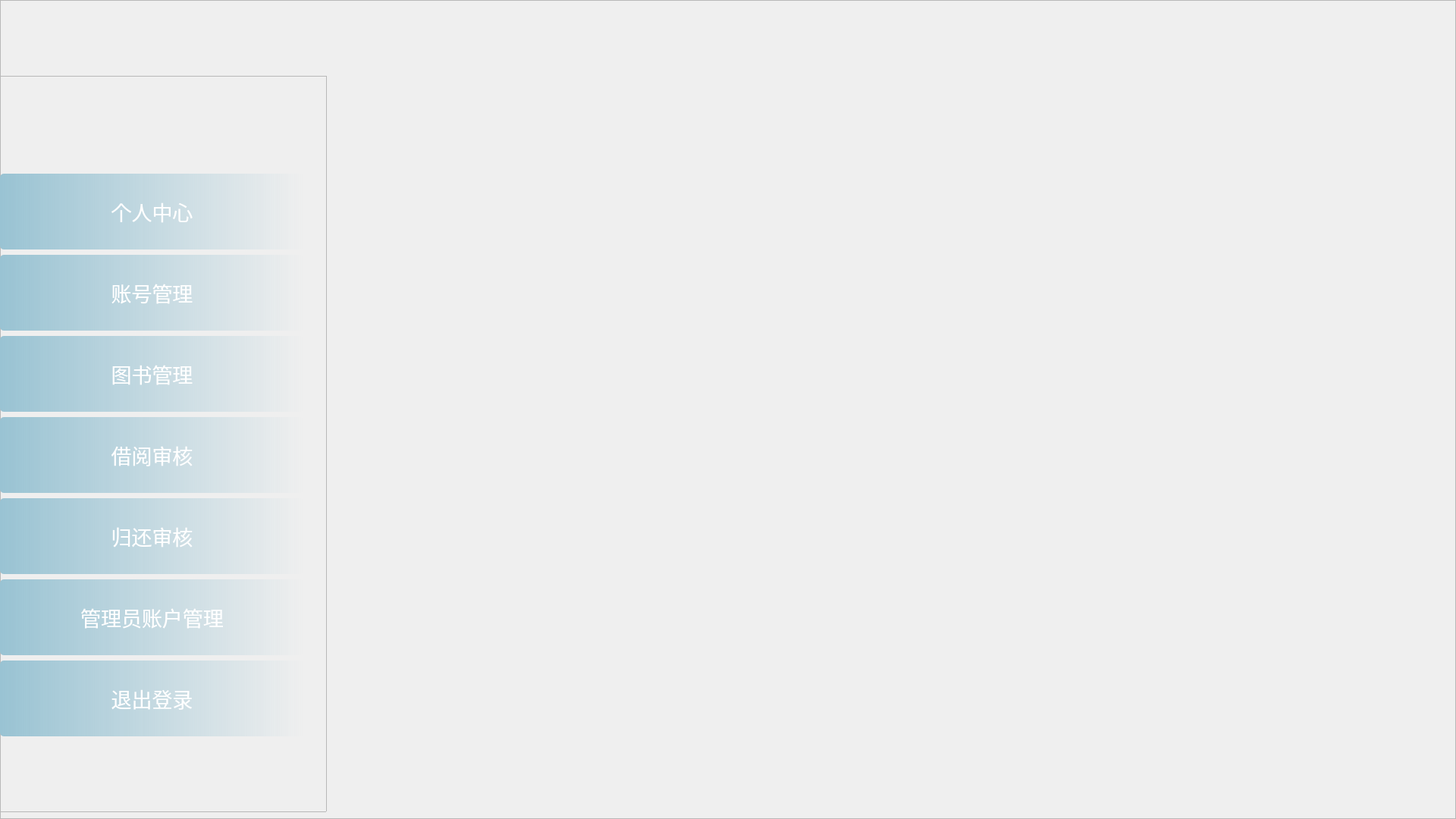
<?xml version="1.0" encoding="UTF-8"?>
<ui version="4.0">
 <class>ManageCenter</class>
 <widget class="QWidget" name="ManageCenter">
  <property name="geometry">
   <rect>
    <x>0</x>
    <y>0</y>
    <width>1920</width>
    <height>1080</height>
   </rect>
  </property>
  <property name="windowTitle">
   <string>Form</string>
  </property>
  <property name="styleSheet">
   <string notr="true"/>
  </property>
  <widget class="QFrame" name="frame">
   <property name="geometry">
    <rect>
     <x>-10</x>
     <y>100</y>
     <width>441</width>
     <height>971</height>
    </rect>
   </property>
   <property name="sizePolicy">
    <sizepolicy hsizetype="Fixed" vsizetype="Expanding">
     <horstretch>0</horstretch>
     <verstretch>0</verstretch>
    </sizepolicy>
   </property>
   <property name="minimumSize">
    <size>
     <width>300</width>
     <height>700</height>
    </size>
   </property>
   <property name="styleSheet">
    <string notr="true"/>
   </property>
   <property name="frameShape">
    <enum>QFrame::StyledPanel</enum>
   </property>
   <property name="frameShadow">
    <enum>QFrame::Raised</enum>
   </property>
   <widget class="QFrame" name="frame_8">
    <property name="geometry">
     <rect>
      <x>0</x>
      <y>10</y>
      <width>421</width>
      <height>981</height>
     </rect>
    </property>
    <property name="styleSheet">
     <string notr="true">background:transparent;</string>
    </property>
    <property name="frameShape">
     <enum>QFrame::StyledPanel</enum>
    </property>
    <property name="frameShadow">
     <enum>QFrame::Raised</enum>
    </property>
    <layout class="QVBoxLayout" name="verticalLayout_6">
     <item>
      <layout class="QVBoxLayout" name="verticalLayout">
       <property name="spacing">
        <number>7</number>
       </property>
       <property name="sizeConstraint">
        <enum>QLayout::SetDefaultConstraint</enum>
       </property>
       <item>
        <widget class="QPushButton" name="btn_personal">
         <property name="minimumSize">
          <size>
           <width>0</width>
           <height>100</height>
          </size>
         </property>
         <property name="font">
          <font>
           <family>微软雅黑</family>
           <pointsize>20</pointsize>
           <weight>50</weight>
           <italic>false</italic>
           <bold>false</bold>
          </font>
         </property>
         <property name="styleSheet">
          <string notr="true">QPushButton{
font:20pt &quot;微软雅黑&quot;;
color:white;
background:transparent;
cursor:pointer;
background-color: qlineargradient(spread:pad, x1:0, y1:0, x2:1, y2:0, stop:0 rgba(153,195,211,255), stop:1 rgba(152,195,212, 0));
border-radius:5px;
}
QPushButton:pressed{
font:20pt &quot;微软雅黑&quot;;
color:white;
background:transparent;
cursor:pointer;
background-color: qlineargradient(spread:pad, x1:0, y1:0, x2:1, y2:0, stop:0 rgba(153,195,168,255), stop:1 rgba(152,195,212,120));
border-radius:5px;
}
QPushButton：hover{
font:20pt &quot;微软雅黑&quot;;
color:white;
background:transparent;
cursor:pointer;
background-color: qlineargradient(spread:pad, x1:0, y1:0, x2:1, y2:0, stop:0 rgba(153,195,180,170), stop:1 rgba(152,195,212, 0));
border-radius:5px;
}</string>
         </property>
         <property name="text">
          <string>个人中心</string>
         </property>
        </widget>
       </item>
       <item>
        <widget class="QPushButton" name="btn_reader">
         <property name="minimumSize">
          <size>
           <width>0</width>
           <height>100</height>
          </size>
         </property>
         <property name="font">
          <font>
           <family>微软雅黑</family>
           <pointsize>20</pointsize>
           <weight>50</weight>
           <italic>false</italic>
           <bold>false</bold>
          </font>
         </property>
         <property name="styleSheet">
          <string notr="true">QPushButton{
font:20pt &quot;微软雅黑&quot;;
color:white;
background:transparent;
cursor:pointer;
background-color: qlineargradient(spread:pad, x1:0, y1:0, x2:1, y2:0, stop:0 rgba(153,195,211,255), stop:1 rgba(152,195,212, 0));
border-radius:5px;
}
QPushButton:pressed{
font:20pt &quot;微软雅黑&quot;;
color:white;
background:transparent;
cursor:pointer;
background-color: qlineargradient(spread:pad, x1:0, y1:0, x2:1, y2:0, stop:0 rgba(153,195,168,255), stop:1 rgba(152,195,212,120));
border-radius:5px;
}
QPushButton：hover{
font:20pt &quot;微软雅黑&quot;;
color:white;
background:transparent;
cursor:pointer;
background-color: qlineargradient(spread:pad, x1:0, y1:0, x2:1, y2:0, stop:0 rgba(153,195,180,170), stop:1 rgba(152,195,212, 0));
border-radius:5px;
}</string>
         </property>
         <property name="text">
          <string>账号管理</string>
         </property>
        </widget>
       </item>
       <item>
        <widget class="QPushButton" name="btn_book">
         <property name="minimumSize">
          <size>
           <width>0</width>
           <height>100</height>
          </size>
         </property>
         <property name="font">
          <font>
           <family>微软雅黑</family>
           <pointsize>20</pointsize>
           <weight>50</weight>
           <italic>false</italic>
           <bold>false</bold>
          </font>
         </property>
         <property name="styleSheet">
          <string notr="true">QPushButton{
font:20pt &quot;微软雅黑&quot;;
color:white;
background:transparent;
cursor:pointer;
background-color: qlineargradient(spread:pad, x1:0, y1:0, x2:1, y2:0, stop:0 rgba(153,195,211,255), stop:1 rgba(152,195,212, 0));
border-radius:5px;
}
QPushButton:pressed{
font:20pt &quot;微软雅黑&quot;;
color:white;
background:transparent;
cursor:pointer;
background-color: qlineargradient(spread:pad, x1:0, y1:0, x2:1, y2:0, stop:0 rgba(153,195,168,255), stop:1 rgba(152,195,212,120));
border-radius:5px;
}
QPushButton：hover{
font:20pt &quot;微软雅黑&quot;;
color:white;
background:transparent;
cursor:pointer;
background-color: qlineargradient(spread:pad, x1:0, y1:0, x2:1, y2:0, stop:0 rgba(153,195,180,170), stop:1 rgba(152,195,212, 0));
border-radius:5px;
}</string>
         </property>
         <property name="text">
          <string>图书管理</string>
         </property>
        </widget>
       </item>
       <item>
        <widget class="QPushButton" name="btn_borrow">
         <property name="minimumSize">
          <size>
           <width>0</width>
           <height>100</height>
          </size>
         </property>
         <property name="font">
          <font>
           <family>微软雅黑</family>
           <pointsize>20</pointsize>
           <weight>50</weight>
           <italic>false</italic>
           <bold>false</bold>
          </font>
         </property>
         <property name="styleSheet">
          <string notr="true">QPushButton{
font:20pt &quot;微软雅黑&quot;;
color:white;
background:transparent;
cursor:pointer;
background-color: qlineargradient(spread:pad, x1:0, y1:0, x2:1, y2:0, stop:0 rgba(153,195,211,255), stop:1 rgba(152,195,212, 0));
border-radius:5px;
}
QPushButton:pressed{
font:20pt &quot;微软雅黑&quot;;
color:white;
background:transparent;
cursor:pointer;
background-color: qlineargradient(spread:pad, x1:0, y1:0, x2:1, y2:0, stop:0 rgba(153,195,168,255), stop:1 rgba(152,195,212,120));
border-radius:5px;
}
QPushButton：hover{
font:20pt &quot;微软雅黑&quot;;
color:white;
background:transparent;
cursor:pointer;
background-color: qlineargradient(spread:pad, x1:0, y1:0, x2:1, y2:0, stop:0 rgba(153,195,180,170), stop:1 rgba(152,195,212, 0));
border-radius:5px;
}</string>
         </property>
         <property name="text">
          <string>借阅审核</string>
         </property>
        </widget>
       </item>
       <item>
        <widget class="QPushButton" name="btn_return">
         <property name="minimumSize">
          <size>
           <width>0</width>
           <height>100</height>
          </size>
         </property>
         <property name="font">
          <font>
           <family>微软雅黑</family>
           <pointsize>20</pointsize>
           <weight>50</weight>
           <italic>false</italic>
           <bold>false</bold>
          </font>
         </property>
         <property name="styleSheet">
          <string notr="true">QPushButton{
font:20pt &quot;微软雅黑&quot;;
color:white;
background:transparent;
cursor:pointer;
background-color: qlineargradient(spread:pad, x1:0, y1:0, x2:1, y2:0, stop:0 rgba(153,195,211,255), stop:1 rgba(152,195,212, 0));
border-radius:5px;
}
QPushButton:pressed{
font:20pt &quot;微软雅黑&quot;;
color:white;
background:transparent;
cursor:pointer;
background-color: qlineargradient(spread:pad, x1:0, y1:0, x2:1, y2:0, stop:0 rgba(153,195,168,255), stop:1 rgba(152,195,212,120));
border-radius:5px;
}
QPushButton：hover{
font:20pt &quot;微软雅黑&quot;;
color:white;
background:transparent;
cursor:pointer;
background-color: qlineargradient(spread:pad, x1:0, y1:0, x2:1, y2:0, stop:0 rgba(153,195,180,170), stop:1 rgba(152,195,212, 0));
border-radius:5px;
}</string>
         </property>
         <property name="text">
          <string>归还审核</string>
         </property>
        </widget>
       </item>
       <item>
        <widget class="QPushButton" name="btn_admin">
         <property name="minimumSize">
          <size>
           <width>0</width>
           <height>100</height>
          </size>
         </property>
         <property name="font">
          <font>
           <family>微软雅黑</family>
           <pointsize>20</pointsize>
           <weight>50</weight>
           <italic>false</italic>
           <bold>false</bold>
          </font>
         </property>
         <property name="styleSheet">
          <string notr="true">QPushButton{
font:20pt &quot;微软雅黑&quot;;
color:white;
background:transparent;
cursor:pointer;
background-color: qlineargradient(spread:pad, x1:0, y1:0, x2:1, y2:0, stop:0 rgba(153,195,211,255), stop:1 rgba(152,195,212, 0));
border-radius:5px;
}
QPushButton:pressed{
font:20pt &quot;微软雅黑&quot;;
color:white;
background:transparent;
cursor:pointer;
background-color: qlineargradient(spread:pad, x1:0, y1:0, x2:1, y2:0, stop:0 rgba(153,195,168,255), stop:1 rgba(152,195,212,120));
border-radius:5px;
}
QPushButton：hover{
font:20pt &quot;微软雅黑&quot;;
color:white;
background:transparent;
cursor:pointer;
background-color: qlineargradient(spread:pad, x1:0, y1:0, x2:1, y2:0, stop:0 rgba(153,195,180,170), stop:1 rgba(152,195,212, 0));
border-radius:5px;
}</string>
         </property>
         <property name="text">
          <string>管理员账户管理</string>
         </property>
        </widget>
       </item>
       <item>
        <widget class="QPushButton" name="btn_logout">
         <property name="minimumSize">
          <size>
           <width>0</width>
           <height>100</height>
          </size>
         </property>
         <property name="font">
          <font>
           <family>微软雅黑</family>
           <pointsize>20</pointsize>
           <weight>50</weight>
           <italic>false</italic>
           <bold>false</bold>
          </font>
         </property>
         <property name="styleSheet">
          <string notr="true">QPushButton{
font:20pt &quot;微软雅黑&quot;;
color:white;
background:transparent;
cursor:pointer;
background-color: qlineargradient(spread:pad, x1:0, y1:0, x2:1, y2:0, stop:0 rgba(153,195,211,255), stop:1 rgba(152,195,212, 0));
border-radius:5px;
}
QPushButton:pressed{
font:20pt &quot;微软雅黑&quot;;
color:white;
background:transparent;
cursor:pointer;
background-color: qlineargradient(spread:pad, x1:0, y1:0, x2:1, y2:0, stop:0 rgba(153,195,168,255), stop:1 rgba(152,195,212,120));
border-radius:5px;
}
QPushButton：hover{
font:20pt &quot;微软雅黑&quot;;
color:white;
background:transparent;
cursor:pointer;
background-color: qlineargradient(spread:pad, x1:0, y1:0, x2:1, y2:0, stop:0 rgba(153,195,180,170), stop:1 rgba(152,195,212, 0));
border-radius:5px;
}</string>
         </property>
         <property name="text">
          <string>退出登录</string>
         </property>
        </widget>
       </item>
      </layout>
     </item>
    </layout>
   </widget>
  </widget>
  <widget class="QFrame" name="frame_2">
   <property name="geometry">
    <rect>
     <x>0</x>
     <y>0</y>
     <width>1920</width>
     <height>1080</height>
    </rect>
   </property>
   <property name="autoFillBackground">
    <bool>true</bool>
   </property>
   <property name="styleSheet">
    <string notr="true">#frame_2{
	
}</string>
   </property>
   <property name="frameShape">
    <enum>QFrame::StyledPanel</enum>
   </property>
   <property name="frameShadow">
    <enum>QFrame::Raised</enum>
   </property>
   <widget class="QStackedWidget" name="stackedWidget">
    <property name="geometry">
     <rect>
      <x>400</x>
      <y>0</y>
      <width>1520</width>
      <height>1080</height>
     </rect>
    </property>
    <widget class="QWidget" name="page"/>
    <widget class="QWidget" name="page_2"/>
   </widget>
  </widget>
  <zorder>frame_2</zorder>
  <zorder>frame</zorder>
 </widget>
 <resources/>
 <connections/>
</ui>
